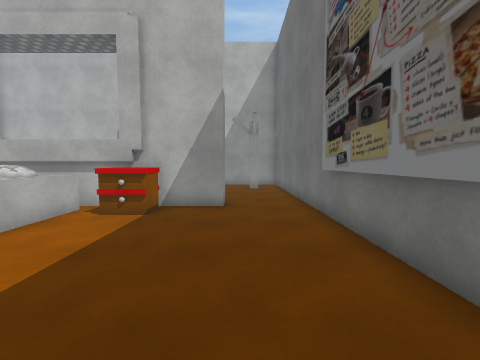
View 1 (above)

16 first-person views from a walk through a Unity game level. The camera is 1.5 m above the floor, tilts 4° down and sees 90° across. The floor is counted in squares, 1 m on a side. Each view is taken from the middle of a square. On the plan, view 1 faces up. The plan holds only what a view shows up to about 13 squares ahead; the rest is blank. The place goes on beyond the plan. The player is left out. Some surface patterns are stand-ins.

View 2
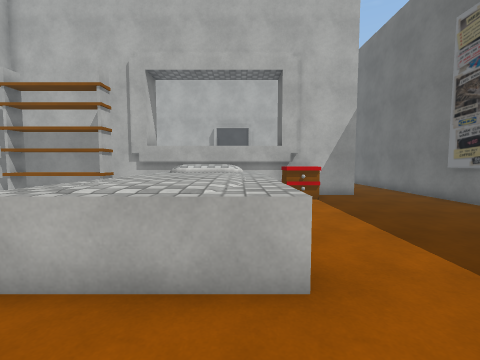

View 3
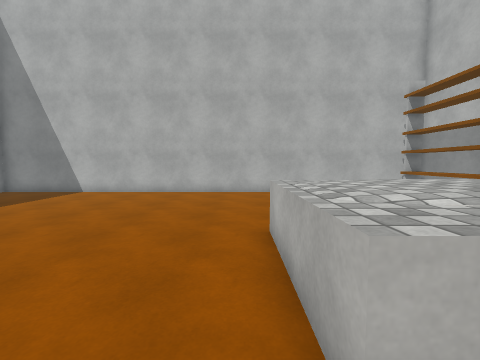

View 4
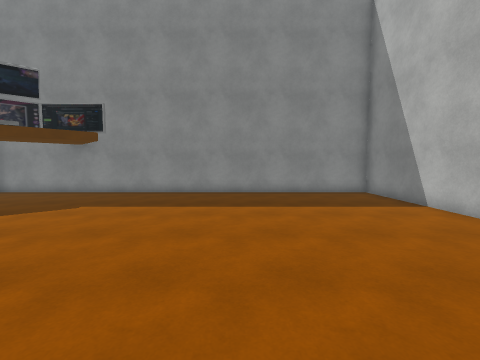

View 5
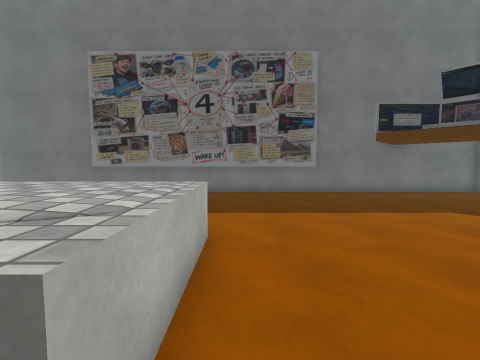

View 6
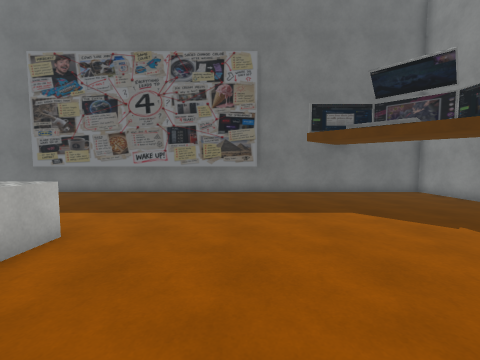

View 7
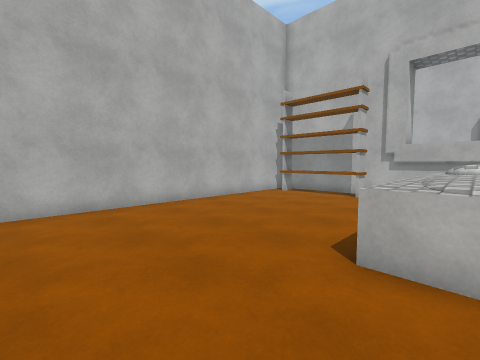

View 8
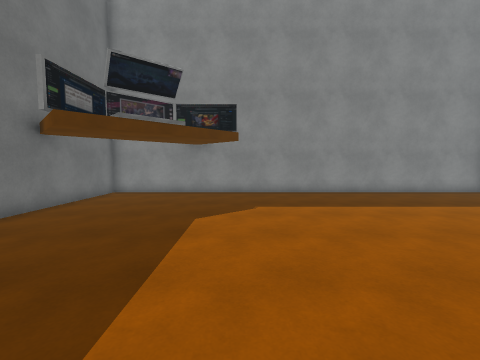

View 9
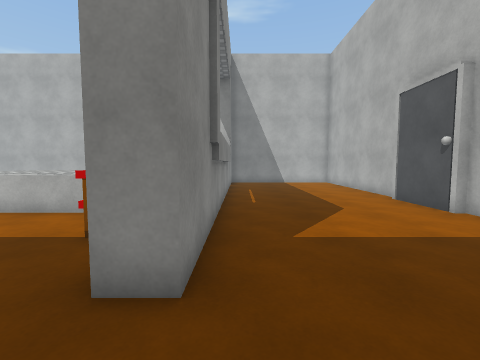

View 10
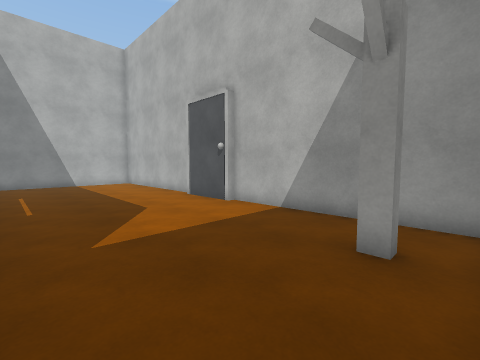

View 11
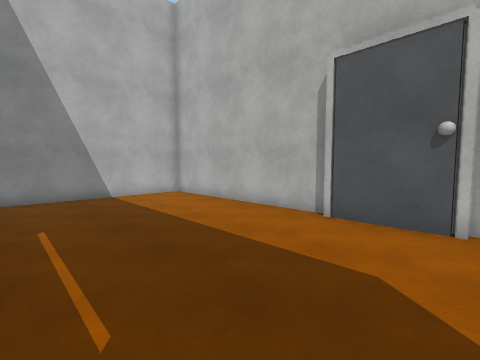

View 12
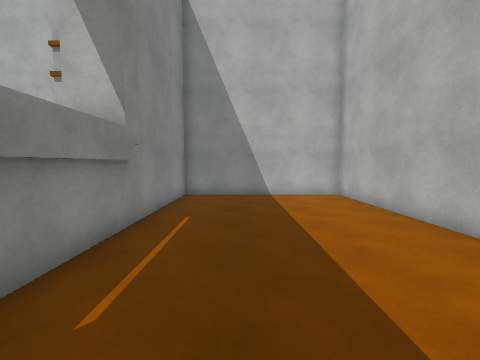

View 13
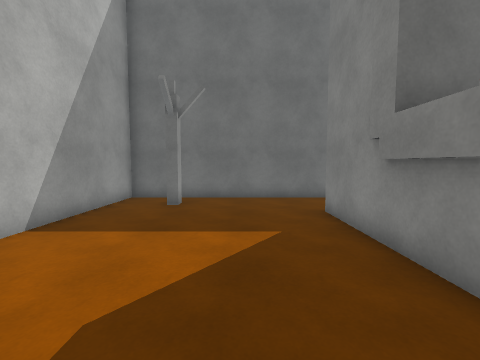

View 14
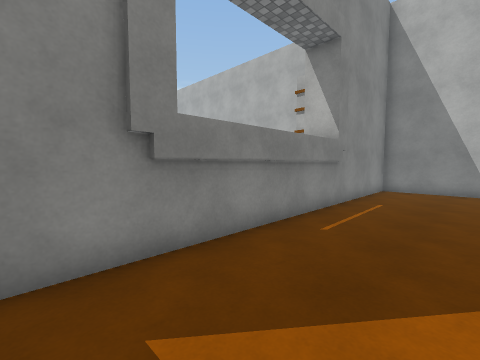

View 15
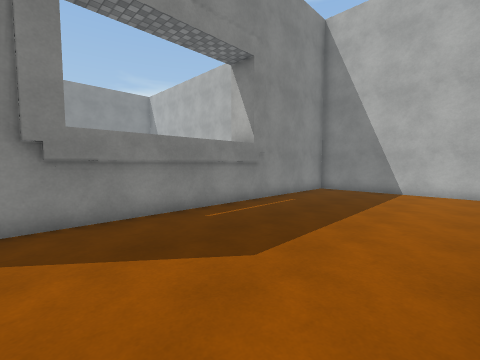

View 16
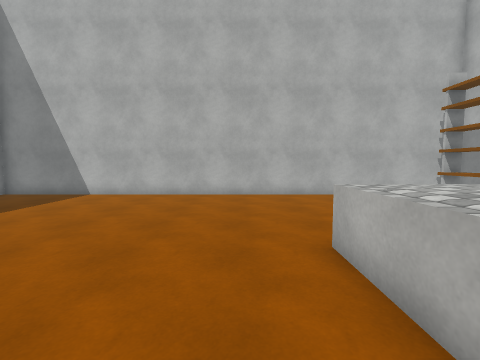

### Floor plan
Key: @ floor where view 1 was taken; # wall or solid block; . floor; ^ raised ledge; O other object.
Columns run from 17 left of view 1 to 3 right of it. Each row starts with its distance up from view 1.
 17 #####################
 16 #...................#
 15 #...................#
 14 #...................#
 13 #...................#
 12 #...................#
 11 #...................#
 10 #...................#
  9 #################...#
  8 ##OOOO########O##...#
  7 #OOOOO  ^^^^^OO.....#
  6 #...... ^^^^^......##
  5 #...... ^  ^^......##
  4 #...... ^^^^^......#
  3 #.......^^^^^......#
  2 #.......^^^^^......#
  1 #.......^^^^^......#
  0 #.......^^^^^....@.#
 -1 #..................#
 -2 #..................#
 -3 #..................##
 -4 #..................##
 -5 #...................#
 -6 #...................#
 -7 #...................#
 -8 #...................#
 -9 #...................#
-10 #...................#
-11 #...................#
-12 #...................#
-13 #####################

Where each view was taken, in squares from view 1:
view 1: 0 up, 0 right, facing up
view 2: 3 down, 6 left, facing up
view 3: 1 down, 4 left, facing left
view 4: 1 down, 10 left, facing down
view 5: 1 down, 10 left, facing right
view 6: 4 down, 10 left, facing right
view 7: 4 down, 8 left, facing up-left
view 8: 1 down, 4 left, facing down
view 9: 10 up, 2 right, facing left
view 10: 10 up, 2 right, facing up-left
view 11: 10 up, 5 left, facing up-left
view 12: 12 up, 5 left, facing left
view 13: 12 up, 8 left, facing right
view 14: 13 up, 2 left, facing down-left
view 15: 16 up, 3 left, facing down-left
view 16: 2 down, 5 left, facing left
